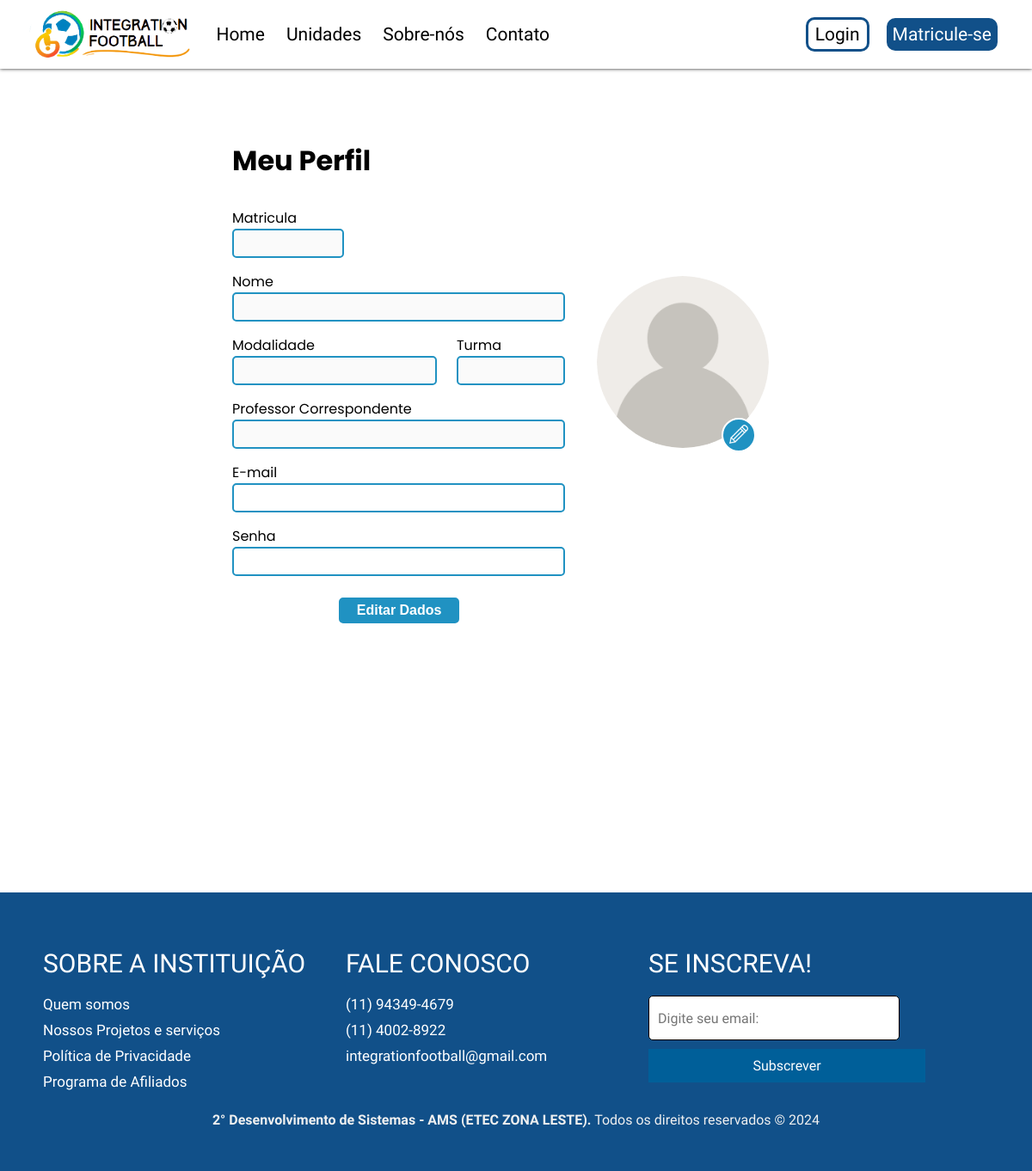
Before: /perfilAluno.php with the older database file.
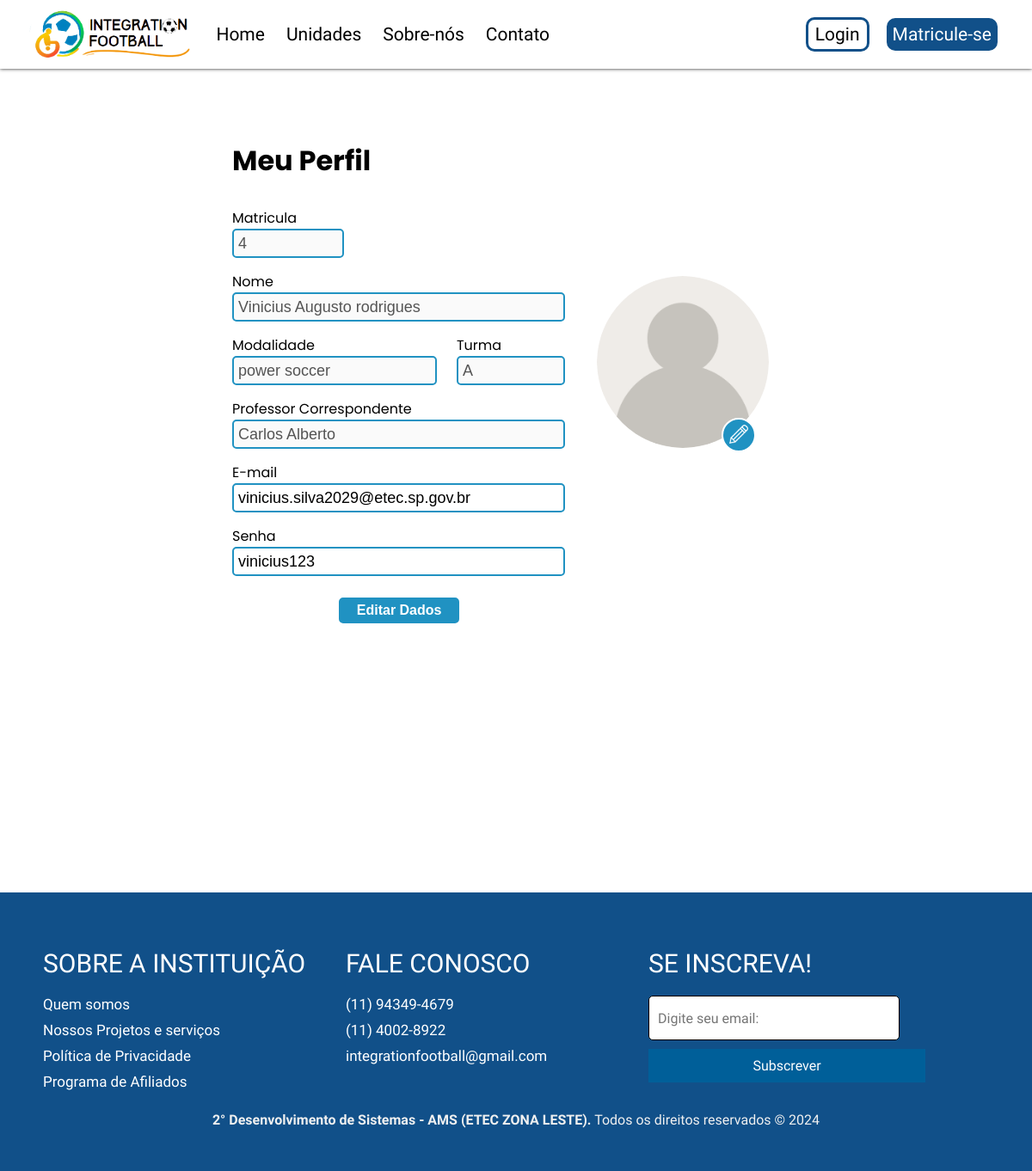
After: the same page with the newer database file.
### tables this page shows
CREATE TABLE `alunos` (
  `id_aluno` int(10) UNSIGNED NOT NULL,
  `data_nasc` date NOT NULL,
  `cpf_aluno` int(11) NOT NULL,
  `telefone_aluno` int(11) NOT NULL,
  `nome_aluno` varchar(255) NOT NULL,
  `email_aluno` varchar(255) NOT NULL,
  `senha` varchar(255) NOT NULL,
  `id_turma` int(10) UNSIGNED DEFAULT NULL
);

CREATE TABLE `modalidade` (
  `id` int(11) NOT NULL,
  `nome_modalidade` varchar(200) NOT NULL,
  `descricao` varchar(155) NOT NULL
);

CREATE TABLE `turma` (
  `id_turma` int(10) UNSIGNED NOT NULL,
  `nome_turma` varchar(50) DEFAULT NULL,
  `id_professor` int(11) DEFAULT NULL,
  `id_instituicao` int(11) DEFAULT NULL,
  `id_modalidade` int(11) DEFAULT NULL
);

CREATE TABLE `professores` (
  `id` int(11) NOT NULL,
  `nome_professor` varchar(255) NOT NULL,
  `cpf_professor` int(11) NOT NULL,
  `data_nasc` date NOT NULL,
  `email_professor` varchar(255) NOT NULL,
  `senha` varchar(55) NOT NULL,
  `telefone_professor` int(11) NOT NULL
);

### controller/conexao.php (called while the page is built, shortened)
<?php
class Conexao {
    private $host = "localhost";
    private $usuario = "root";
    private $senha = "";
    private $banco = "integrationfootball";
    private $conexao;
    public function __construct() {
        $this->conexao = new mysqli($this->host, $this->usuario, $this->senha, $this->banco);
    }
    public function getConexao() {
        return $this->conexao;
    }
}
?>

### controller/alunocontroller.php (called while the page is built, shortened)
<?php
require_once $_SERVER['DOCUMENT_ROOT'].'/Integration-Football/Integration-Football/model/alunoModel.php';
class AlunoController {
    private $aluno;
    public function __construct() {
        $this->aluno = new Aluno();
        if(isset($_POST['crud'])){
            if($_POST['crud']=="INSERT"){
                $this->inserir();
            }elseif($_POST['crud']=="UPDATE"){
                 $this->atualizar();
            }elseif($_POST['crud']=="DELETE"){
                $this->deletar();
            }
            header("Location:" . "../principal.php");
        }else{
            $this->listar();
        }
    }
    public function listar(){
        return $this->aluno->listar();
    }
    public function buscarPorId($id){
        return $this->aluno->buscarPorId($id);
    }
}
?>

### model/alunoModel.php (called while the page is built, shortened)
<?php
require_once $_SERVER['DOCUMENT_ROOT'] . "/Integration-Football/Integration-Football/controller/conexao.php";
class Aluno {
    private $conexao;
    public function __construct() {
            $this->conexao = new Conexao();
}
    public function buscarPorId($id){
        $sql = "SELECT * FROM alunos WHERE id_aluno = ?";
        $stmt = $this->conexao->getConexao()->prepare($sql);
        $stmt->bind_param('i', $id);
        $stmt->execute();
        $result = $stmt->get_result();
        $aluno = $result->fetch_assoc();
        return $aluno;
    }
    public function listar(){
        $sql = "SELECT * FROM alunos";
        $stmt = $this->conexao->getConexao()->prepare($sql);
        $stmt->execute();
        $result = $stmt->get_result();
        $alunos = [];
        while($aluno = $result->fetch_assoc()){
            $alunos[] = $aluno;
        }
        return $alunos;
    }
}
?>

### controller/modalidadecontroller.php (called while the page is built, shortened)
<?php
require_once $_SERVER['DOCUMENT_ROOT'] . '/Integration-Football/Integration-Football/model/modalidadeModel.php';
class ModalidadeController
{
    private $modalidade;
    public function __construct()
    {
        $this->modalidade = new Modalidade();
        if (isset($_POST['crud'])) {
            if ($_POST['crud'] == "INSERT") {
                $this->inserir();
            } elseif ($_POST['crud'] == "UPDATE") {
                $this->atualizar();
            } elseif ($_POST['crud'] == "DELETE") {
                $this->deletar();
            }
            header("Location:" . "../principal.php");
            exit;
        } else {
            $this->listar();
        }
    }
    public function listar()
    {
        $modalidades = $this->modalidade->listar();
        return $modalidades;
    }
}
?>

### model/modalidadeModel.php (called while the page is built, shortened)
<?php
require_once $_SERVER['DOCUMENT_ROOT'] . "/Integration-Football/Integration-Football/controller/conexao.php";
class Modalidade {
    private $conexao;
    public function __construct() {
        $this->conexao = new Conexao();
    }
    public function listar() {
        $sql = "SELECT * FROM modalidade";
        $stmt = $this->conexao->getConexao()->prepare($sql);
        $stmt->execute();
        $result = $stmt->get_result();
        $modalidades = [];
        while ($modalidade = $result->fetch_assoc()) {
            $modalidades[] = $modalidade;
        }
        return $modalidades;
    }
}
?>

### controller/turmacontroller.php (called while the page is built, shortened)
<?php
require_once $_SERVER['DOCUMENT_ROOT'] . '/Integration-Football/Integration-Football/model/turmaModel.php';
class TurmaController
{
    private $turma;
    public function __construct()
    {
        $this->turma = new Turma();
        if (isset($_POST['crud'])) {
            if ($_POST['crud'] == "INSERT") {
                $this->inserir();
            } elseif ($_POST['crud'] == "UPDATE") {
                $this->atualizar();
            } elseif ($_POST['crud'] == "DELETE") {
                $this->deletar();
            }
            header("Location:" . "../principal.php");
        } else {
            $this->listar();
        }
    }
    public function listar()
    {
        return $this->turma->listar();
    }
    public function buscarPorId($id)
    {
        return $this->turma->buscarPorId($id);
    }
}
?>

### model/turmaModel.php (called while the page is built, shortened)
<?php
require_once $_SERVER['DOCUMENT_ROOT'] . "/Integration-Football/Integration-Football/controller/conexao.php";
class Turma {
    private $conexao;
    public function __construct() {
        $this->conexao = new Conexao();
    }
    public function buscarPorId($id) {
        $sql = "SELECT * FROM turma WHERE id_turma = ?";
        $stmt = $this->conexao->getConexao()->prepare($sql);
        $stmt->bind_param('i', $id);
        $stmt->execute();
        $result = $stmt->get_result();
        $turma = $result->fetch_assoc();
        return $turma;
    }
    public function listar() {
        $sql = "SELECT * FROM turma";
        $stmt = $this->conexao->getConexao()->prepare($sql);
        $stmt->execute();
        $result = $stmt->get_result();
        $turmas = [];
        while ($turma = $result->fetch_assoc()) {
            $turmas[] = $turma;
        }
        return $turmas;
    }
}
?>

### controller/professorcontroller.php (called while the page is built, shortened)
<?php
require_once $_SERVER['DOCUMENT_ROOT'] . '/Integration-Football/Integration-Football/model/professorModel.php';
class ProfessorController
{
    private $professor;
    public function __construct()
    {
        $this->professor = new Professor();
        if (isset($_POST['crud'])) {
            if ($_POST['crud'] == "INSERT") {
                $this->inserir();
            } elseif ($_POST['crud'] == "UPDATE") {
                $this->atualizar();
            } elseif ($_POST['crud'] == "DELETE") {
                $this->deletar();
            }
            header("Location:" . "../principal.php");
        } else {
            $this->listar();
        }
    }
    public function listar()
    {
        return $this->professor->listar();
    }
}

### model/professorModel.php (called while the page is built, shortened)
<?php
require_once $_SERVER['DOCUMENT_ROOT'] . "/Integration-Football/Integration-Football/controller/conexao.php";
class Professor
{
    private $conexao;
    public function __construct()
    {
        $this->conexao = new Conexao();
    }
    public function listar()
    {
        $sql = "SELECT * FROM professores";
        $stmt = $this->conexao->getConexao()->prepare($sql);
        $stmt->execute();
        $result = $stmt->get_result();
        $professores = [];
        while ($professor = $result->fetch_assoc()) {
            $professores[] = $professor;
        }
        return $professores;
    }
}

### perfilAluno.php (the view, shortened to what the rows shown need)
<?php
require_once $_SERVER['DOCUMENT_ROOT'].'/Integration-Football/Integration-Football/controller/alunocontroller.php';
require_once $_SERVER['DOCUMENT_ROOT'].'/Integration-Football/Integration-Football/controller/professorcontroller.php';
require_once $_SERVER['DOCUMENT_ROOT'].'/Integration-Football/Integration-Football/controller/turmacontroller.php';
require_once $_SERVER['DOCUMENT_ROOT'].'/Integration-Football/Integration-Football/controller/modalidadecontroller.php';
  include_once('./templetes/menu.php');
  $id = 4;
  $alunocontroller = new alunocontroller();
  $aluno = $alunocontroller->buscarPorId($id);
  $turmacontroller = new TurmaController();
  $turma = $turmacontroller->buscarPorId($aluno['id_turma']);
  $professorcontroller = new ProfessorController();
  $professor = $professorcontroller->buscarPorId($turma['id_professor']);
  $modalidadecontroller = new ModalidadeController();
  $modalidade = $modalidadecontroller->buscarPorId($turma['id_modalidade']);
?>
<div class="container">
  <div id="perfil">
    <form id="form" action="">
        <h1 id="titulo">Meu Perfil</h1>
        <div id="informacoes">
            <div id="bloco1">
                <label for="input-matricula">Matricula</label>
                <input id="input-matricula" type="text" name="matricula" value="<?= $aluno['id_aluno'] ?>" disabled>
                <label for="input-nome">Nome</label>
                <input id="input-nome" type="text" name="nome" value="<?= $aluno['nome_aluno'] ?>" disabled>
                <div id="modalidade-turma">
                    <div id="modalidade">
                        <label for="input-modalidade">Modalidade</label>
                        <input id="input-modalidade" type="text" disabled  value="<?= $modalidade['nome_modalidade'] ?>">
                    </div>
                    <div id="turma">
                        <label for="input-turma">Turma</label>
                        <input id="input-turma" type="text" value="<?= $turma['nome_turma'] ?>" disabled>
                    </div>
                </div>
                <label for="input-professor">Professor Correspondente</label>
                <input id="input-professor"  type="text" value="<?= $professor['nome_professor'] ?>"  disabled>
                <label for="input-email">E-mail</label>
                <input id="input-email" type="text" value="<?= $aluno['email_aluno'] ?>">
                <label for="input-senha">Senha</label>
                <input id="input-senha" type="text" value="<?= $aluno['senha'] ?>">
                <button id="btn-enviar" type="submit">Editar Dados</button>
            </div>
        </div>
    </form>
  </div>
<br><br><br><br><br>
</div>

Changed rows visible on the page:
added alunos: matricula "4", nome "Vinicius Augusto rodrigues", email_aluno "vinicius.silva2029@etec.sp.gov.br", senha "vinicius123"
now on this page (row unchanged): modalidade: nome_modalidade "power soccer"
added turma: nome_turma "A"
added professores: nome_professor "Carlos Alberto"
